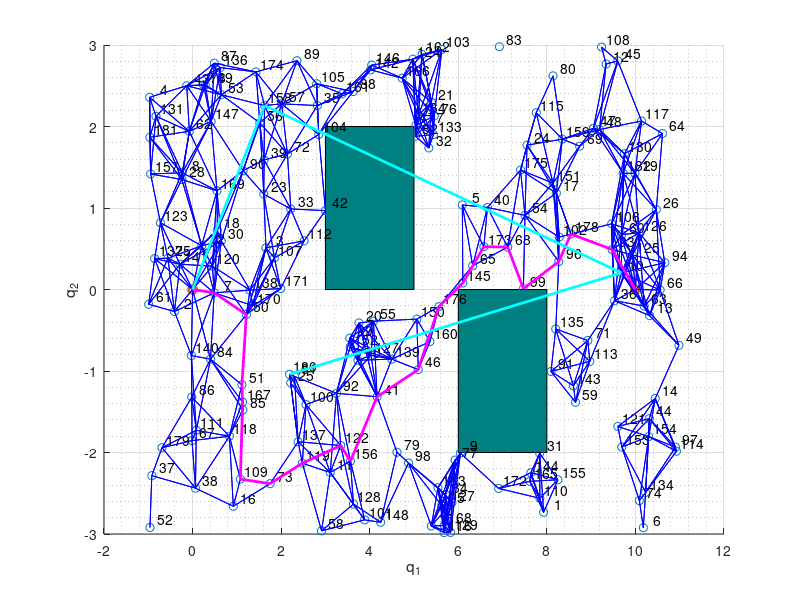

The MATLAB source for this figure: (Note: this script raises an error after producing the figure.)
%% Housekeeping
clear all
close all
clc

obstacle1 = {[3,0],[5,0],[3,2],[5,2]};
obstacle2 = {[6,-2],[8,-2],[6,0],[8,0]};
obstacles = {obstacle1,obstacle2};

%% Part a)
verts = csvread('data/prm2a_verts.csv');
edges = csvread('data/prm2a_edges.csv');
path = csvread('data/prm2a_path.csv');
smooth_path = csvread('data/prm2a_smooth_path.csv');
path_length = path(1);
path = path(2:end);
smooth_path_length = smooth_path(1);
smooth_path = smooth_path(2:end);
figure
x0=100;
y0=50;
width=900;
height=350;
set(gcf,'position',[x0,y0,width,height])
for obstacle = obstacles
   rectangle('Position',[obstacle{1}{1} abs(obstacle{1}{1}(1)-obstacle{1}{2}(1)) abs(obstacle{1}{2}(2)-obstacle{1}{3}(2))],'FaceColor',[0 .5 .5]);
end
hold on
% Plot PRM verts
x = verts(2:end-1,1);
y = verts(2:end-1,2);
scatter(x,y,'or')
scatter([verts(1,1),verts(end,1)],[verts(1,2),verts(end,2)],'ob','LineWidth',2) % Start and Goal
a = [1:length(verts)-2]'; b = num2str(a); c = cellstr(b);
dx = 0.1; dy = 0.1; % displacement so the text does not overlay the data points
text(x+dx, y+dy, c);
% Plot PRM edges
for i=1:length(edges)
   plot([verts(edges(i,1)+1,1),verts(edges(i,2)+1,1)],[verts(edges(i,1)+1,2),verts(edges(i,2)+1,2)],'b') 
end

% Plot path
plot(verts(path+1,1),verts(path+1,2),'m','LineWidth',2);

% Plot smooth Path
plot(verts(smooth_path+1,1),verts(smooth_path+1,2),'c','LineWidth',2);

grid on
grid minor
xlabel('q_1')
ylabel('q_2')
title("PRM - Path Length: " + path_length + " | Smooth Path Length: " + smooth_path_length)